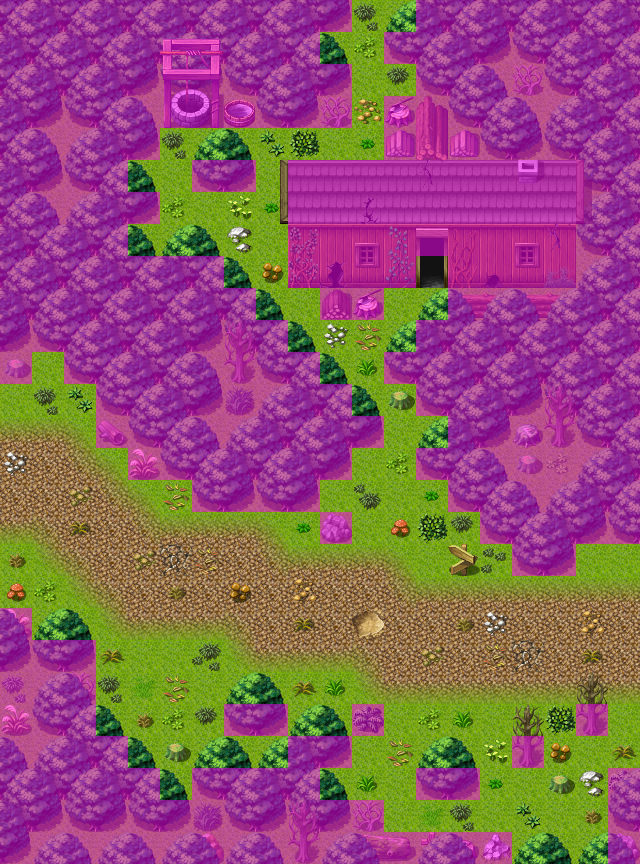

Tiled map render using the project's own tile images. Description and the map definition, with tile-layer contents summarised, below:
An orthogonal 20x27 tile map with 32x32 px tiles, 4 tile layers (Ground, Objects, Above, Walkable), 40 tilesets and 11 objects (6x spawn, 4x mapchange, sign).

<map version="1.0" orientation="orthogonal" width="20" height="27" tilewidth="32" tileheight="32">
 <properties>
  <property name="outdoors" value="1" />
 </properties>
 <tileset firstgid="1" name="map_bed_1" tilewidth="32" tileheight="32">
  <image source="../drawable/map_bed_1.png" width="512" height="256" />
 </tileset>
 <tileset firstgid="129" name="map_border_1" tilewidth="32" tileheight="32">
  <image source="../drawable/map_border_1.png" width="512" height="256" />
 </tileset>
 <tileset firstgid="257" name="map_bridge_1" tilewidth="32" tileheight="32">
  <image source="../drawable/map_bridge_1.png" width="512" height="256" />
 </tileset>
 <tileset firstgid="385" name="map_broken_1" tilewidth="32" tileheight="32">
  <image source="../drawable/map_broken_1.png" width="512" height="256" />
 </tileset>
 <tileset firstgid="513" name="map_cavewall_1" tilewidth="32" tileheight="32">
  <image source="../drawable/map_cavewall_1.png" width="576" height="192" />
 </tileset>
 <tileset firstgid="621" name="map_cavewall_2" tilewidth="32" tileheight="32">
  <image source="../drawable/map_cavewall_2.png" width="576" height="192" />
 </tileset>
 <tileset firstgid="729" name="map_cavewall_3" tilewidth="32" tileheight="32">
  <image source="../drawable/map_cavewall_3.png" width="576" height="192" />
 </tileset>
 <tileset firstgid="837" name="map_chair_table_1" tilewidth="32" tileheight="32">
  <image source="../drawable/map_chair_table_1.png" width="512" height="256" />
 </tileset>
 <tileset firstgid="965" name="map_crate_1" tilewidth="32" tileheight="32">
  <image source="../drawable/map_crate_1.png" width="512" height="256" />
 </tileset>
 <tileset firstgid="1093" name="map_cupboard_1" tilewidth="32" tileheight="32">
  <image source="../drawable/map_cupboard_1.png" width="512" height="256" />
 </tileset>
 <tileset firstgid="1221" name="map_curtain_1" tilewidth="32" tileheight="32">
  <image source="../drawable/map_curtain_1.png" width="512" height="256" />
 </tileset>
 <tileset firstgid="1349" name="map_entrance_1" tilewidth="32" tileheight="32">
  <image source="../drawable/map_entrance_1.png" width="512" height="256" />
 </tileset>
 <tileset firstgid="1477" name="map_fence_1" tilewidth="32" tileheight="32">
  <image source="../drawable/map_fence_1.png" width="512" height="256" />
 </tileset>
 <tileset firstgid="1605" name="map_fence_2" tilewidth="32" tileheight="32">
  <image source="../drawable/map_fence_2.png" width="512" height="256" />
 </tileset>
 <tileset firstgid="1733" name="map_ground_1" tilewidth="32" tileheight="32">
  <image source="../drawable/map_ground_1.png" width="512" height="256" />
 </tileset>
 <tileset firstgid="1861" name="map_ground_2" tilewidth="32" tileheight="32">
  <image source="../drawable/map_ground_2.png" width="512" height="256" />
 </tileset>
 <tileset firstgid="1989" name="map_ground_3" tilewidth="32" tileheight="32">
  <image source="../drawable/map_ground_3.png" width="512" height="256" />
 </tileset>
 <tileset firstgid="2117" name="map_ground_4" tilewidth="32" tileheight="32">
  <image source="../drawable/map_ground_4.png" width="512" height="256" />
 </tileset>
 <tileset firstgid="2245" name="map_ground_5" tilewidth="32" tileheight="32">
  <image source="../drawable/map_ground_5.png" width="512" height="256" />
 </tileset>
 <tileset firstgid="2373" name="map_ground_6" tilewidth="32" tileheight="32">
  <image source="../drawable/map_ground_6.png" width="512" height="256" />
 </tileset>
 <tileset firstgid="2501" name="map_ground_7" tilewidth="32" tileheight="32">
  <image source="../drawable/map_ground_7.png" width="512" height="256" />
 </tileset>
 <tileset firstgid="2629" name="map_ground_8" tilewidth="32" tileheight="32">
  <image source="../drawable/map_ground_8.png" width="512" height="256" />
 </tileset>
 <tileset firstgid="2757" name="map_indoor_1" tilewidth="32" tileheight="32">
  <image source="../drawable/map_indoor_1.png" width="512" height="256" />
 </tileset>
 <tileset firstgid="2885" name="map_kitchen_1" tilewidth="32" tileheight="32">
  <image source="../drawable/map_kitchen_1.png" width="512" height="256" />
 </tileset>
 <tileset firstgid="3013" name="map_outdoor_1" tilewidth="32" tileheight="32">
  <image source="../drawable/map_outdoor_1.png" width="512" height="256" />
 </tileset>
 <tileset firstgid="3141" name="map_pillar_1" tilewidth="32" tileheight="32">
  <image source="../drawable/map_pillar_1.png" width="512" height="256" />
 </tileset>
 <tileset firstgid="3269" name="map_plant_1" tilewidth="32" tileheight="32">
  <image source="../drawable/map_plant_1.png" width="512" height="256" />
 </tileset>
 <tileset firstgid="3397" name="map_rock_1" tilewidth="32" tileheight="32">
  <image source="../drawable/map_rock_1.png" width="512" height="256" />
 </tileset>
 <tileset firstgid="3525" name="map_roof_1" tilewidth="32" tileheight="32">
  <image source="../drawable/map_roof_1.png" width="512" height="256" />
 </tileset>
 <tileset firstgid="3653" name="map_roof_2" tilewidth="32" tileheight="32">
  <image source="../drawable/map_roof_2.png" width="512" height="256" />
 </tileset>
 <tileset firstgid="3781" name="map_shop_1" tilewidth="32" tileheight="32">
  <image source="../drawable/map_shop_1.png" width="512" height="256" />
 </tileset>
 <tileset firstgid="3909" name="map_sign_ladder_1" tilewidth="32" tileheight="32">
  <image source="../drawable/map_sign_ladder_1.png" width="512" height="256" />
 </tileset>
 <tileset firstgid="4037" name="map_table_1" tilewidth="32" tileheight="32">
  <image source="../drawable/map_table_1.png" width="512" height="256" />
 </tileset>
 <tileset firstgid="4165" name="map_trail_1" tilewidth="32" tileheight="32">
  <image source="../drawable/map_trail_1.png" width="512" height="256" />
 </tileset>
 <tileset firstgid="4293" name="map_tree_1" tilewidth="32" tileheight="32">
  <image source="../drawable/map_tree_1.png" width="512" height="256" />
 </tileset>
 <tileset firstgid="4421" name="map_wall_1" tilewidth="32" tileheight="32">
  <image source="../drawable/map_wall_1.png" width="512" height="256" />
 </tileset>
 <tileset firstgid="4549" name="map_wall_2" tilewidth="32" tileheight="32">
  <image source="../drawable/map_wall_2.png" width="480" height="256" />
 </tileset>
 <tileset firstgid="4669" name="map_wall_3" tilewidth="32" tileheight="32">
  <image source="../drawable/map_wall_3.png" width="480" height="256" />
 </tileset>
 <tileset firstgid="4789" name="map_window_1" tilewidth="32" tileheight="32">
  <image source="../drawable/map_window_1.png" width="512" height="256" />
 </tileset>
 <tileset firstgid="4917" name="map_window_2" tilewidth="32" tileheight="32">
  <image source="../drawable/map_window_2.png" width="512" height="256" />
 </tileset>
 <layer name="Ground" width="20" height="27">
  <data>[540 cells, 540 non-empty, 6 distinct tile ids]</data>
 </layer>
 <layer name="Objects" width="20" height="27">
  <data>[540 cells, 431 non-empty, 77 distinct tile ids]</data>
 </layer>
 <layer name="Above" width="20" height="27">
  <data>[540 cells, 65 non-empty, 11 distinct tile ids]</data>
 </layer>
 <layer name="Walkable" width="20" height="27">
  <data>[540 cells, 325 non-empty, 1 distinct tile ids]</data>
 </layer>
 <objectgroup name="Mapevents">
  <!-- 5 objects omitted --></objectgroup>
 <objectgroup name="Spawn">
  <!-- 6 objects omitted --></objectgroup>
 <objectgroup name="Keys" visible="0" />
</map>
<!-- 11 of 11 objects omitted -->
